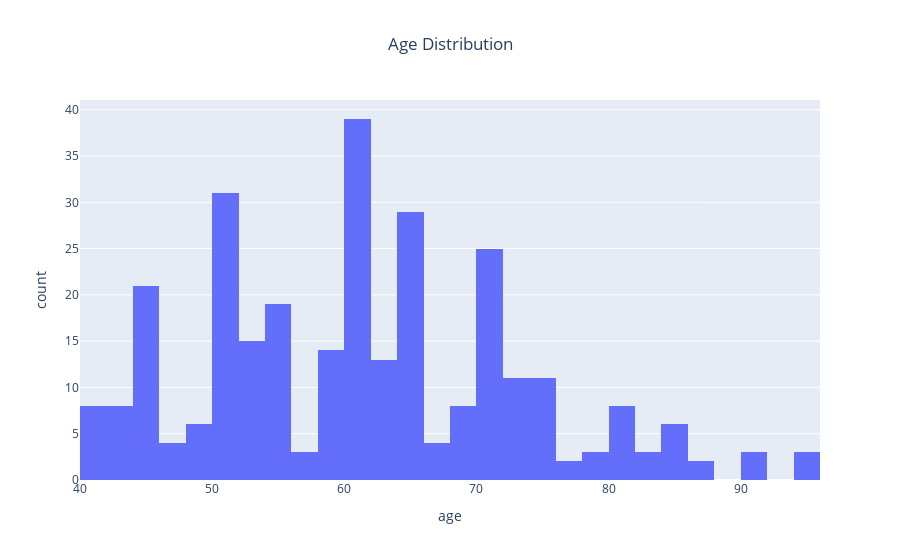
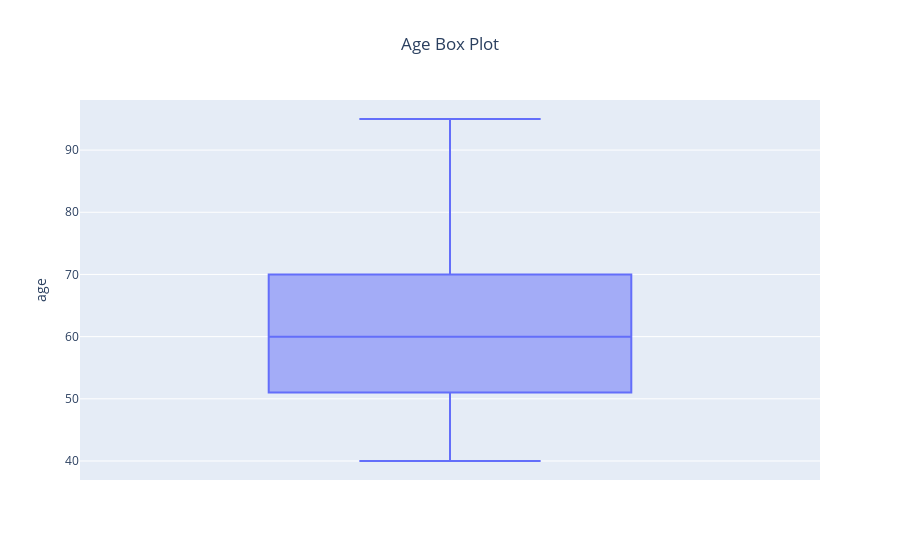

Notebook code for these charts, in order:
### Markdown cell above
### AGE

### Code cell
# Histogram for 'age'
fig_age_hist = px.histogram(df, x='age', nbins=30, title="Age Distribution")
# Update title alignment to center
fig_age_hist.update_layout(
    title=dict(
        text="Age Distribution",
        x=0.5,  # x=0.5 centers the title
        xanchor='center'  # Align title to center
    )
)
# Show the plot
fig_age_hist.show()


# Box Plot for 'age'
fig_age_box = px.box(df, y='age', title="Age Box Plot")
# Update title alignment to center
fig_age_box.update_layout(
    title=dict(
        text="Age Box Plot",
        x=0.5,  # x=0.5 centers the title
        xanchor='center'  # Align title to center
    )
)
fig_age_box.show()

### Figure 1 — Plotly figure (JSON) as saved in the notebook; plotly's stock layout.template omitted (floating-point values rounded to 4 significant figures; data arrays with more than 128 entries replaced by an {"elided": "..."} marker saying what was removed)
{"data": [{"alignmentgroup": "True", "bingroup": "x", "hovertemplate": "age=%{x}<br>count=%{y}<extra></extra>", "legendgroup": "", "marker": {"color": "#636efa", "pattern": {"shape": ""}}, "name": "", "nbinsx": 30, "offsetgroup": "", "orientation": "v", "showlegend": false, "type": "histogram", "x": {"elided": "299 float values"}, "xaxis": "x", "yaxis": "y"}], "layout": {"autosize": true, "barmode": "relative", "legend": {"tracegroupgap": 0}, "title": {"text": "Age Distribution", "x": 0.5, "xanchor": "center"}, "xaxis": {"anchor": "y", "autorange": true, "domain": [0, 1], "range": [40, 96], "title": {"text": "age"}, "type": "linear"}, "yaxis": {"anchor": "x", "autorange": true, "domain": [0, 1], "range": [0, 41.05], "title": {"text": "count"}}}}

### Figure 2 — Plotly figure (JSON) as saved in the notebook; plotly's stock layout.template omitted (floating-point values rounded to 4 significant figures; data arrays with more than 128 entries replaced by an {"elided": "..."} marker saying what was removed)
{"data": [{"alignmentgroup": "True", "hovertemplate": "age=%{y}<extra></extra>", "legendgroup": "", "marker": {"color": "#636efa"}, "name": "", "notched": false, "offsetgroup": "", "orientation": "v", "showlegend": false, "type": "box", "x0": " ", "xaxis": "x", "y": {"elided": "299 float values"}, "y0": " ", "yaxis": "y"}], "layout": {"autosize": true, "boxmode": "group", "legend": {"tracegroupgap": 0}, "title": {"text": "Age Box Plot", "x": 0.5, "xanchor": "center"}, "xaxis": {"anchor": "y", "autorange": true, "domain": [0, 1], "range": [-0.5, 0.5], "type": "category"}, "yaxis": {"anchor": "x", "autorange": true, "domain": [0, 1], "range": [36.94, 98.06], "title": {"text": "age"}, "type": "linear"}}}
